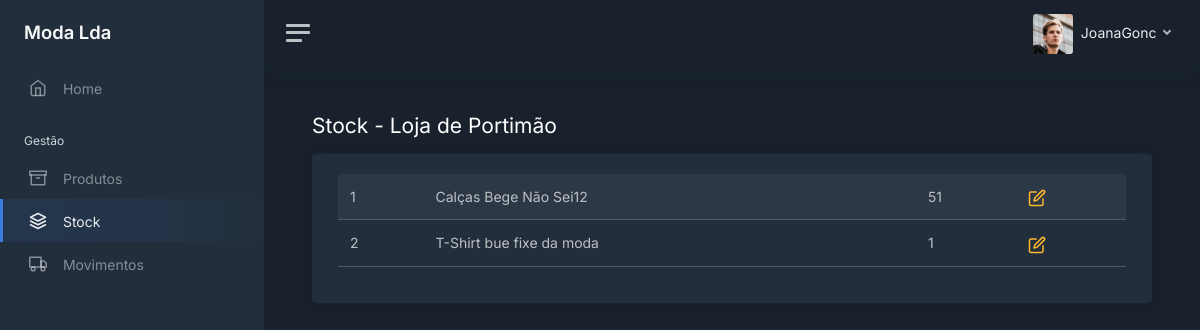
/stock/2/products (signed in), run on an earlier commit of the app's database.
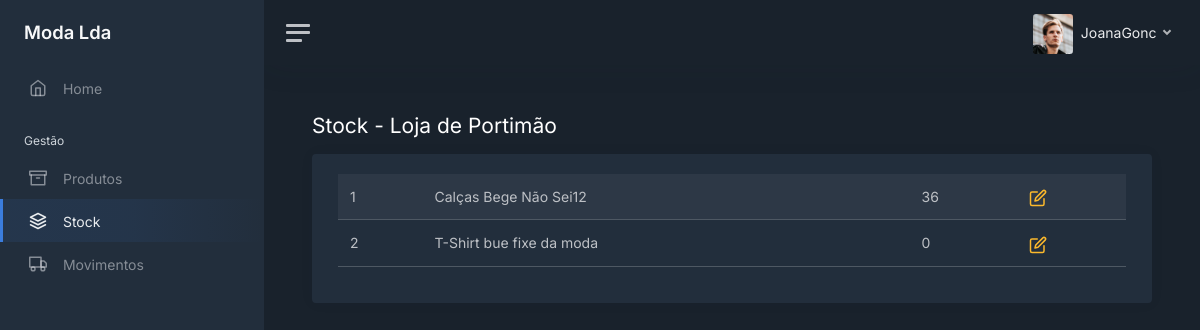
And on a later commit of the database.
### modules/login/models.py (models this page shows, shortened)
class User(UserMixin, db.Model):
    __tablename__ = 'users'
    __table_args__ = {'extend_existing': True}
    id = db.Column(db.Integer, primary_key=True)
    username = db.Column(db.String(), unique=True)
    password = db.Column(db.String())
    role = db.Column(db.String())
    last_login = db.Column(db.DateTime, server_default=db.func.now())
    active = db.Column(db.Boolean, unique=False, default=True)

### modules/main/models.py (models this page shows, shortened)
class Warehouse(db.Model):
    __tablename__ = 'warehouses'
    __table_args__ = {'extend_existing': True}
    id = db.Column(db.Integer, primary_key=True)
    name = db.Column(db.String(), unique=True)
    address = db.Column(db.String())
    phone = db.Column(db.String())
    active = db.Column(db.Boolean, unique=False, default=True)

class Product_Warehouse(db.Model):
    __tablename__ = 'products_warehouses'
    __table_args__ = {'extend_existing': True}
    product_id = db.Column(db.Integer, ForeignKey(Product.id), primary_key=True)
    warehouse_id = db.Column(db.Integer, ForeignKey(Warehouse.id), primary_key=True)
    quantity = db.Column(db.Integer)
    product = relationship('Product', foreign_keys='Product_Warehouse.product_id')
    warehouse = relationship('Warehouse', foreign_keys='Product_Warehouse.warehouse_id')

class Product(db.Model):
    __tablename__ = 'products'
    __table_args__ = {'extend_existing': True}
    id = db.Column(db.Integer, primary_key=True)
    name = db.Column(db.String(), unique=True)
    category = db.Column(db.String())
    color = db.Column(db.String())
    brand = db.Column(db.String())
    min_stock = db.Column(db.Integer())
    max_stock = db.Column(db.Integer())
    last_buy_price = db.Column(db.Float())
    avg_buy_price = db.Column(db.Float())
    sell_price = db.Column(db.Float())
    desc = db.Column(db.String())
    active = db.Column(db.Boolean, unique=False, default=True)

### modules/main/views.py (the view)
@bp.route('/stock/<int:id>/products')
@login_required
def view_stock_warehouses(id):
    warehouse = Warehouse.query.filter_by(id=id, active=1).first_or_404()
    query = text('''
         SELECT
            products.id as id,
            products.name AS name,
            products_warehouses.quantity AS quantity
        FROM
            products
        LEFT JOIN
            products_warehouses ON products_warehouses.product_id = products.id AND products_warehouses.warehouse_id = :warehouse_id
        LEFT JOIN
            warehouses ON warehouses.id = products_warehouses.warehouse_id
        WHERE
            products.active = 1
    ''')
    result = db.session.execute(query, {'warehouse_id': id})
    return render_template('stock/stock_table.html', user=current_user, tab="stock", warehouse=warehouse,
                           products=result)

### modules/login/models.py (called while the page is built)
@login_manager.user_loader
def load_user(user_id):
    return User.query.get(int(user_id))

### modules/main/templates/stock/stock_table.html (shortened to what this page needs)
<!DOCTYPE html>
<html lang="en">
<head>
    <link href="/static/css/dashboard.css" rel="stylesheet">
    <link href="https://cdn.datatables.net/1.13.7/css/dataTables.bootstrap5.min.css" rel="stylesheet">
</head>
{% extends 'sidebar.html' %}
{% block content %}
    <div class="row">
        <div class="col float-start">
            <h1 class="h3 mb-3">Stock
                {% if warehouse is not none %}
                    - {{ warehouse.name }}
                {% else %}
                    - Total
                {% endif %}
            </h1>
        </div>
    </div>
    <div class="card">
        <div class="card-body">
            <div class="container-fluid">
                <table id="products" class="table table-striped">
                    <tbody>
                    {% for product in products %}
                        <tr>
                            <td>{{ product.id }}</td>
                            <td>{{ product.name }}</td>
                            {% if product.quantity is not none %}
                                <td>{{ product.quantity }}</td>
                            {% else %}
                                <td>0</td>
                            {% endif %}
                            {% if warehouse is not none %}
                                <td>
                                    <a class="text-decoration-none" href="/stock/{{ warehouse.id }}/products/{{ product.id }}">
                                        <i class="align-middle text-warning" data-feather="edit"></i>
                                    </a>
                                </td>
                            {% endif %}
                        </tr>
                    {% endfor %}
                    </tbody>
                </table>
            </div>
        </div>
    </div>
{% endblock %}

### modules/main/templates/sidebar.html (shortened to what this page needs)
<body data-theme="dark">
<div class="wrapper">
    <nav id="sidebar" class="sidebar js-sidebar">
        <div class="sidebar-content js-simplebar">
            <a class="sidebar-brand" href="/home">
                <span class="align-middle">Moda Lda</span>
            </a>
            <ul class="sidebar-nav">
                <li class="sidebar-item {% if tab == 'home' %}active{% endif %}">
                    <a class="sidebar-link" href="/home">
                        <i class="align-middle" data-feather="home"></i> <span class="align-middle">Home</span>
                    </a>
                </li>
                <li class="sidebar-header">
                    Gestão
                </li>
                <li class="sidebar-item {% if tab == 'products' %}active{% endif %}">
                    <a class="sidebar-link" href="/products">
                        <i class="align-middle" data-feather="archive"></i> <span class="align-middle">Produtos</span>
                    </a>
                </li>
                <li class="sidebar-item {% if tab == 'stock' %}active{% endif %}">
                    <a class="sidebar-link" href="/stock">
                        <i class="align-middle" data-feather="layers"></i> <span class="align-middle">Stock</span>
                    </a>
                </li>
                <li class="sidebar-item {% if tab == 'movements' %}active{% endif %}">
                    <a class="sidebar-link" href="/movements">
                        <i class="align-middle" data-feather="truck"></i> <span class="align-middle">Movimentos</span>
                    </a>
                </li>
            </ul>
        </div>
    </nav>
    <div class="main">
        <nav class="navbar navbar-expand navbar-light navbar-bg">
            <a class="sidebar-toggle js-sidebar-toggle">
                <i class="hamburger align-self-center"></i>
            </a>
            <div class="navbar-collapse collapse">
                <ul class="navbar-nav navbar-align">
                    <li class="nav-item dropdown">
                        <a class="nav-link dropdown-toggle d-none d-sm-inline-block" href="#" data-bs-toggle="dropdown">
                            <img src="/static/img/avatars/avatar.jpg" class="avatar img-fluid rounded me-1"
                                 alt="{{ user.username }}"/> <span class="text-dark"> {{ user.username }} </span>
                        </a>
                    </li>
                </ul>
            </div>
        </nav>
        <main class="content">
            <div class="container-fluid p-0">
                {% block content %}
                {% endblock %}
            </div>
        </main>
    </div>
</div>
</body>
</html>

What changed in the data, as far as the page shows it:
changed Product_Warehouse "Calças Bege Não Sei12": quantity "51" → "36"
changed Product_Warehouse "T-Shirt bue fixe da moda": quantity "1" → "0"
